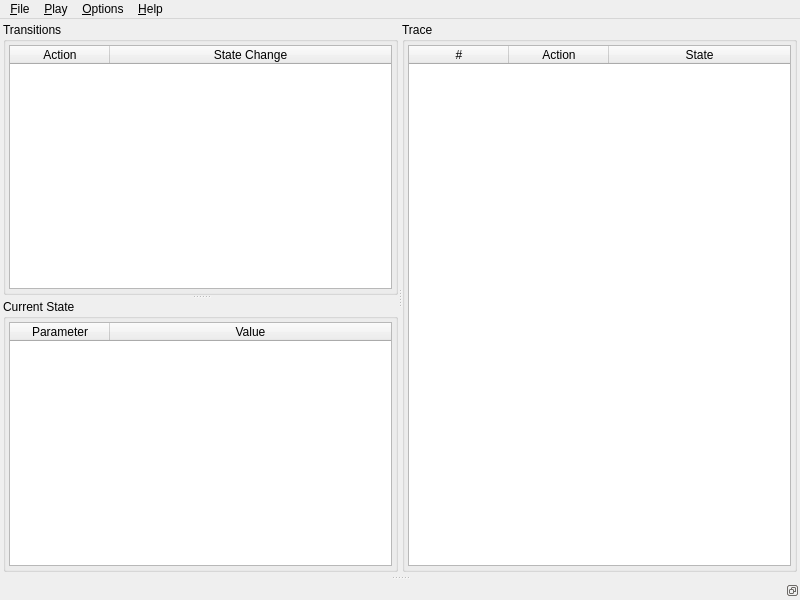
<?xml version="1.0" encoding="UTF-8"?>
<ui version="4.0">
 <class>MainWindow</class>
 <widget class="QMainWindow" name="MainWindow">
  <property name="geometry">
   <rect>
    <x>0</x>
    <y>0</y>
    <width>800</width>
    <height>600</height>
   </rect>
  </property>
  <property name="windowTitle">
   <string>LpsXSim</string>
  </property>
  <widget class="QWidget" name="centralwidget">
   <layout class="QHBoxLayout" name="horizontalLayout_4">
    <property name="margin">
     <number>3</number>
    </property>
    <item>
     <widget class="QSplitter" name="splitter_2">
      <property name="orientation">
       <enum>Qt::Horizontal</enum>
      </property>
      <widget class="QSplitter" name="splitter">
       <property name="orientation">
        <enum>Qt::Vertical</enum>
       </property>
       <widget class="QGroupBox" name="transitionGroup">
        <property name="title">
         <string>Transitions</string>
        </property>
        <layout class="QHBoxLayout" name="horizontalLayout_2">
         <property name="margin">
          <number>3</number>
         </property>
         <item>
          <widget class="QTableWidget" name="transitionTable">
           <property name="selectionMode">
            <enum>QAbstractItemView::SingleSelection</enum>
           </property>
           <property name="selectionBehavior">
            <enum>QAbstractItemView::SelectRows</enum>
           </property>
           <property name="wordWrap">
            <bool>false</bool>
           </property>
           <attribute name="horizontalHeaderStretchLastSection">
            <bool>true</bool>
           </attribute>
           <attribute name="verticalHeaderVisible">
            <bool>false</bool>
           </attribute>
           <attribute name="verticalHeaderVisible">
            <bool>false</bool>
           </attribute>
           <attribute name="horizontalHeaderStretchLastSection">
            <bool>true</bool>
           </attribute>
           <column>
            <property name="text">
             <string>Action</string>
            </property>
           </column>
           <column>
            <property name="text">
             <string>State Change</string>
            </property>
           </column>
          </widget>
         </item>
        </layout>
       </widget>
       <widget class="QGroupBox" name="stateGroup">
        <property name="title">
         <string>Current State</string>
        </property>
        <layout class="QHBoxLayout" name="horizontalLayout">
         <property name="margin">
          <number>3</number>
         </property>
         <item>
          <widget class="QTableWidget" name="stateTable">
           <property name="selectionMode">
            <enum>QAbstractItemView::NoSelection</enum>
           </property>
           <property name="wordWrap">
            <bool>false</bool>
           </property>
           <attribute name="horizontalHeaderStretchLastSection">
            <bool>true</bool>
           </attribute>
           <attribute name="verticalHeaderVisible">
            <bool>false</bool>
           </attribute>
           <attribute name="verticalHeaderVisible">
            <bool>false</bool>
           </attribute>
           <attribute name="horizontalHeaderStretchLastSection">
            <bool>true</bool>
           </attribute>
           <column>
            <property name="text">
             <string>Parameter</string>
            </property>
           </column>
           <column>
            <property name="text">
             <string>Value</string>
            </property>
           </column>
          </widget>
         </item>
        </layout>
       </widget>
      </widget>
      <widget class="QGroupBox" name="traceGroup">
       <property name="title">
        <string>Trace</string>
       </property>
       <layout class="QHBoxLayout" name="horizontalLayout_3">
        <property name="margin">
         <number>3</number>
        </property>
        <item>
         <widget class="QTableWidget" name="traceTable">
          <property name="selectionMode">
           <enum>QAbstractItemView::SingleSelection</enum>
          </property>
          <property name="selectionBehavior">
           <enum>QAbstractItemView::SelectRows</enum>
          </property>
          <property name="wordWrap">
           <bool>false</bool>
          </property>
          <attribute name="horizontalHeaderStretchLastSection">
           <bool>true</bool>
          </attribute>
          <attribute name="verticalHeaderVisible">
           <bool>false</bool>
          </attribute>
          <attribute name="verticalHeaderVisible">
           <bool>false</bool>
          </attribute>
          <attribute name="horizontalHeaderStretchLastSection">
           <bool>true</bool>
          </attribute>
          <column>
           <property name="text">
            <string>#</string>
           </property>
          </column>
          <column>
           <property name="text">
            <string>Action</string>
           </property>
          </column>
          <column>
           <property name="text">
            <string>State</string>
           </property>
          </column>
         </widget>
        </item>
       </layout>
       <zorder>traceTable</zorder>
       <zorder>traceTable</zorder>
      </widget>
     </widget>
    </item>
   </layout>
  </widget>
  <widget class="QMenuBar" name="menubar">
   <property name="geometry">
    <rect>
     <x>0</x>
     <y>0</y>
     <width>800</width>
     <height>23</height>
    </rect>
   </property>
   <widget class="QMenu" name="menuFile">
    <property name="title">
     <string>&amp;File</string>
    </property>
    <addaction name="actionOpen"/>
    <addaction name="separator"/>
    <addaction name="actionLoadTrace"/>
    <addaction name="actionSaveTrace"/>
    <addaction name="separator"/>
    <addaction name="actionQuit"/>
   </widget>
   <widget class="QMenu" name="menuPlay">
    <property name="title">
     <string>&amp;Play</string>
    </property>
    <addaction name="actionPlayTrace"/>
    <addaction name="actionRandomPlay"/>
    <addaction name="actionStop"/>
    <addaction name="separator"/>
    <addaction name="actionSetPlayDelay"/>
   </widget>
   <widget class="QMenu" name="menuOptions">
    <property name="title">
     <string>&amp;Options</string>
    </property>
    <addaction name="actionEnableTauPriotisation"/>
    <addaction name="actionShowDontCaresInStateChanges"/>
   </widget>
   <widget class="QMenu" name="menuHelp">
    <property name="title">
     <string>&amp;Help</string>
    </property>
    <addaction name="actionContents"/>
    <addaction name="separator"/>
    <addaction name="actionAbout"/>
   </widget>
   <addaction name="menuFile"/>
   <addaction name="menuPlay"/>
   <addaction name="menuOptions"/>
   <addaction name="menuHelp"/>
  </widget>
  <widget class="QDockWidget" name="dockWidget">
   <property name="features">
    <set>QDockWidget::DockWidgetFloatable|QDockWidget::DockWidgetMovable</set>
   </property>
   <attribute name="dockWidgetArea">
    <number>8</number>
   </attribute>
   <widget class="mcrl2::utilities::qt::LogWidget" name="dockWidgetContents"/>
  </widget>
  <action name="actionPlayTrace">
   <property name="text">
    <string>Play &amp;Trace</string>
   </property>
  </action>
  <action name="actionRandomPlay">
   <property name="text">
    <string>&amp;Random Play</string>
   </property>
  </action>
  <action name="actionStop">
   <property name="text">
    <string>&amp;Stop</string>
   </property>
   <property name="shortcut">
    <string>Esc</string>
   </property>
  </action>
  <action name="actionEnableTauPriotisation">
   <property name="checkable">
    <bool>true</bool>
   </property>
   <property name="text">
    <string>Enable &amp;Tau Priotisation</string>
   </property>
  </action>
  <action name="actionOpen">
   <property name="text">
    <string>&amp;Open...</string>
   </property>
   <property name="shortcut">
    <string>Ctrl+O</string>
   </property>
  </action>
  <action name="actionLoadTrace">
   <property name="text">
    <string>&amp;Load Trace...</string>
   </property>
   <property name="shortcut">
    <string>Ctrl+L</string>
   </property>
  </action>
  <action name="actionSaveTrace">
   <property name="text">
    <string>&amp;Save Trace...</string>
   </property>
   <property name="shortcut">
    <string>Ctrl+S</string>
   </property>
  </action>
  <action name="actionQuit">
   <property name="text">
    <string>&amp;Quit</string>
   </property>
   <property name="shortcut">
    <string>Ctrl+Q</string>
   </property>
  </action>
  <action name="actionShowDontCaresInStateChanges">
   <property name="checkable">
    <bool>true</bool>
   </property>
   <property name="text">
    <string>Show &amp;Don't Cares in State Changes</string>
   </property>
  </action>
  <action name="actionSetPlayDelay">
   <property name="text">
    <string>Set Play &amp;Delay...</string>
   </property>
  </action>
  <action name="action_Fit_to_Current_State">
   <property name="text">
    <string>&amp;Fit to Current State</string>
   </property>
   <property name="shortcut">
    <string>Ctrl+F</string>
   </property>
  </action>
  <action name="actionContents">
   <property name="text">
    <string>&amp;Contents</string>
   </property>
   <property name="shortcut">
    <string>Ctrl+S</string>
   </property>
  </action>
  <action name="actionAbout">
   <property name="text">
    <string>&amp;About</string>
   </property>
  </action>
 </widget>
 <customwidgets>
  <customwidget>
   <class>mcrl2::utilities::qt::LogWidget</class>
   <extends>QWidget</extends>
   <header>mcrl2/utilities/logwidget.h</header>
   <container>1</container>
  </customwidget>
 </customwidgets>
 <resources/>
 <connections/>
</ui>
